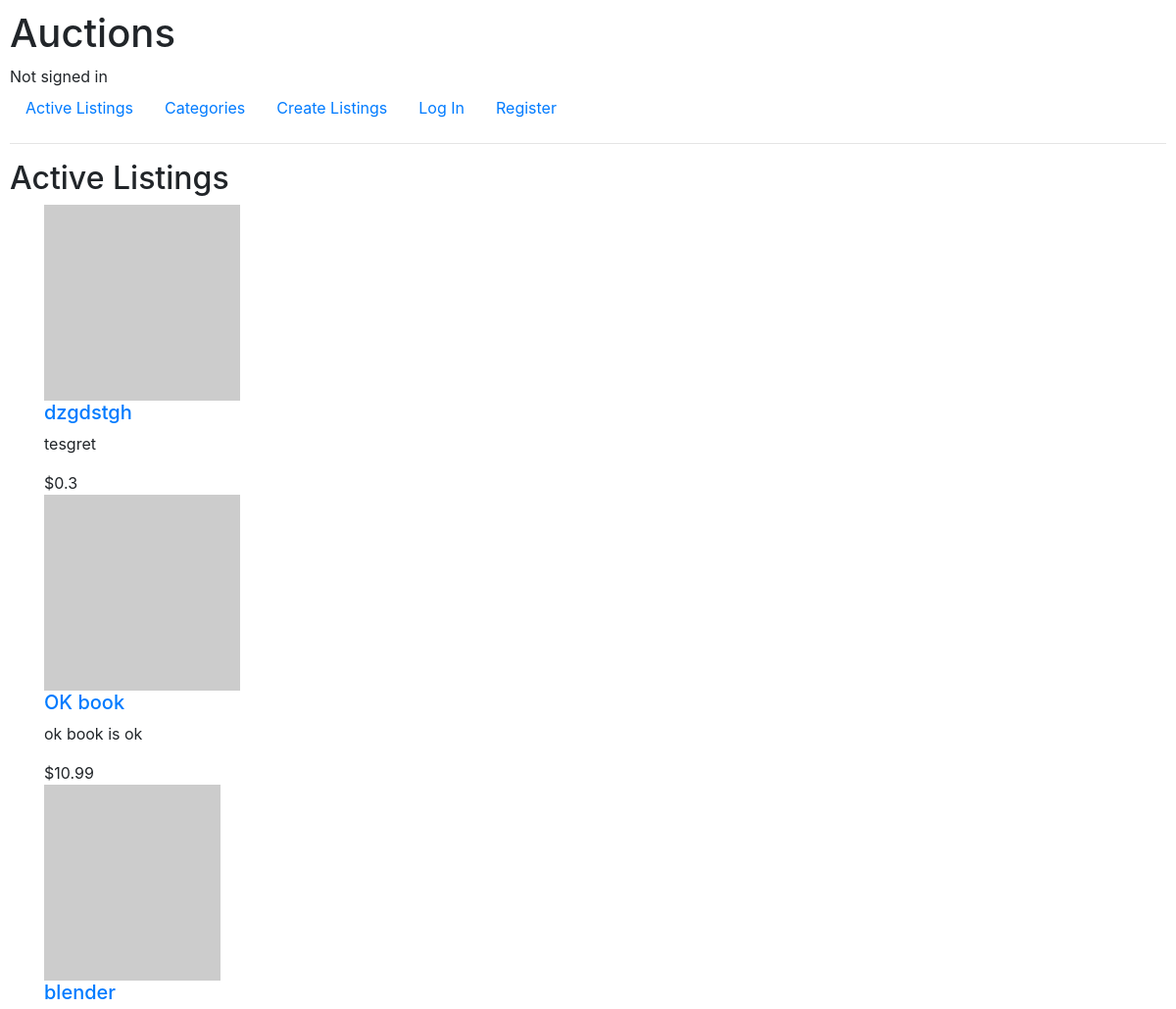
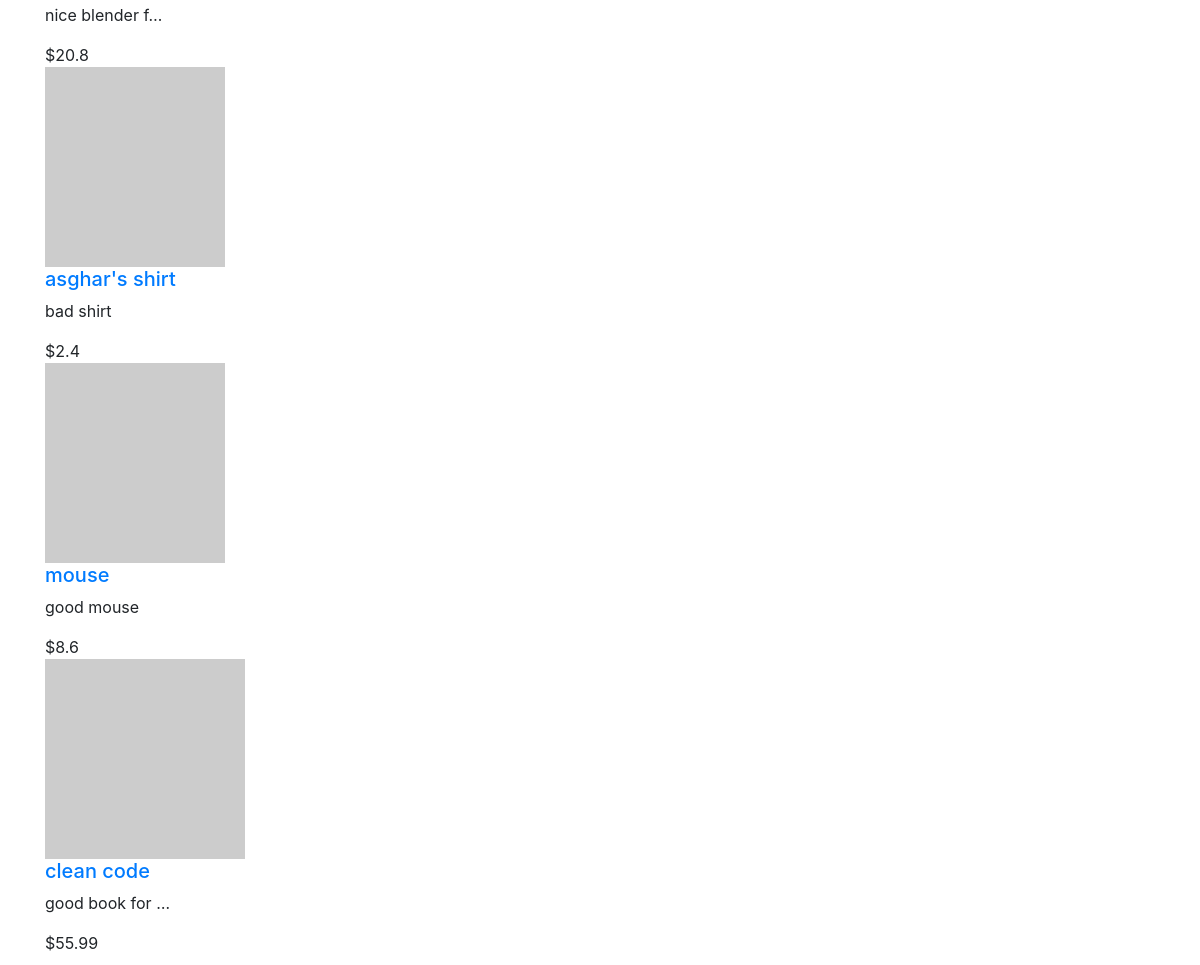
The page / on the database its author committed (2 pictures, top to bottom).
### auctions/models.py (models this page shows, shortened)
class Listing(models.Model):
    title = models.CharField(max_length=255)
    description = models.TextField()
    starting_bid = models.FloatField(default=0)
    image_url = models.URLField()
    active = models.BooleanField(default=True)
    created_date = models.DateTimeField(auto_now_add=True)
    owner = models.ForeignKey(User, on_delete=models.SET_NULL, null=True, related_name="owner")
    category = models.ForeignKey(Category, on_delete=models.SET_NULL, null=True)
    bids = models.ForeignKey('Bid', on_delete=models.SET_NULL, null=True)

### auctions/views.py (the view)
# urls.py: path("", views.index, name="index"),
def index(request):
    listings = Listing.objects.all().filter(active=True).order_by('-created_date')
    return render(request, "auctions/index.html", {'listings': listings})

### auctions/templates/auctions/index.html
{% extends "auctions/layout.html" %}
{% block body %}
    <h2>Active Listings</h2>
    {% for listing in listings %}
        <div class="container">
            <div class="image">
                <img src="{{listing.image_url}}" alt="{{listing.title}}">
            </div>
            <div class="info">
                <h5>
                    <a href="{% url 'listing' listing.id %}">
                        {{listing.title}}
                    </a>
                </h5>
                <p>{{listing.description|truncatechars:15 }}</p>
                <span>${{listing.starting_bid}}</span>
            </div>
        </div>
    {% endfor %}
{% endblock %}

### auctions/static/auctions/styles.css (style rules this page uses)
body { padding: 10px; }

### rows shown on the page
Listing: title "dzgdstgh", description "tesgret", starting_bid "0.3"
Listing: title "OK book", description "ok book is ok", starting_bid "10.99"
Listing: title "blender", description "nice blender f…", starting_bid "20.8"
Listing: title "asghar's shirt", description "bad shirt", starting_bid "2.4"
Listing: title "mouse", description "good mouse", starting_bid "8.6"
Listing: title "clean code", description "good book for …", starting_bid "55.99"
